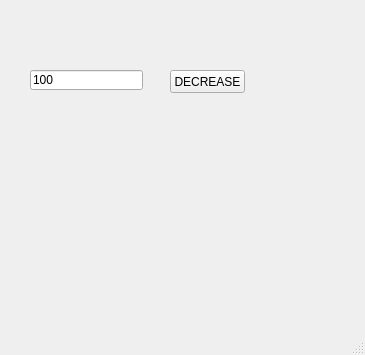
<?xml version="1.0" encoding="UTF-8"?>
<ui version="4.0">
 <class>MainWindow</class>
 <widget class="QMainWindow" name="MainWindow">
  <property name="geometry">
   <rect>
    <x>0</x>
    <y>0</y>
    <width>365</width>
    <height>355</height>
   </rect>
  </property>
  <property name="windowTitle">
   <string>MainWindow</string>
  </property>
  <widget class="QWidget" name="centralwidget">
   <widget class="QLineEdit" name="le">
    <property name="geometry">
     <rect>
      <x>30</x>
      <y>70</y>
      <width>113</width>
      <height>20</height>
     </rect>
    </property>
    <property name="text">
     <string>100</string>
    </property>
   </widget>
   <widget class="QPushButton" name="pb">
    <property name="geometry">
     <rect>
      <x>170</x>
      <y>70</y>
      <width>75</width>
      <height>23</height>
     </rect>
    </property>
    <property name="text">
     <string>DECREASE</string>
    </property>
   </widget>
  </widget>
  <widget class="QMenuBar" name="menubar">
   <property name="geometry">
    <rect>
     <x>0</x>
     <y>0</y>
     <width>365</width>
     <height>21</height>
    </rect>
   </property>
  </widget>
  <widget class="QStatusBar" name="statusbar"/>
 </widget>
 <resources/>
 <connections/>
</ui>
